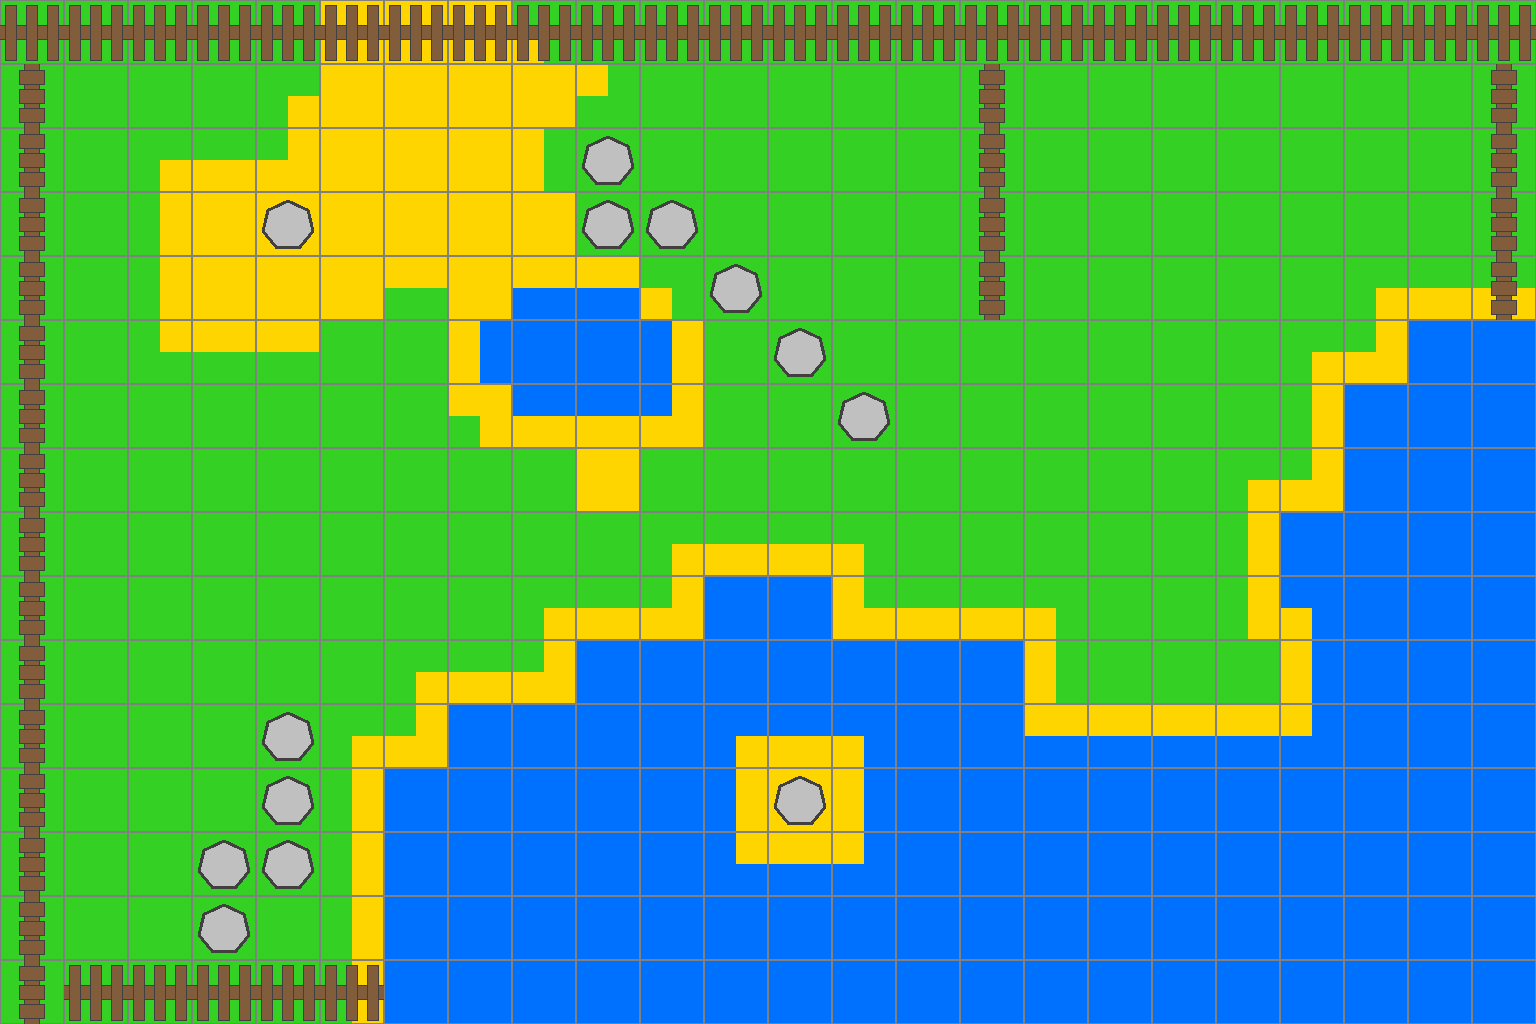

Rendered tile map (Tiled .tmx) drawn with the repository's tilesets; below, a short description and the full map source, tile grids included:
An orthogonal 24x16 tile map with 64x64 px tiles, 2 tile layers (background, objects).

<map version="1.2" tiledversion="1.2.2" orientation="orthogonal" renderorder="right-down" width="24" height="16" tilewidth="64" tileheight="64" infinite="0" nextlayerid="3" nextobjectid="1">
 <tileset firstgid="1" source="tilesheet_64x64.tsx" />
 <layer id="1" name="background" width="24" height="16">
  <data encoding="csv">
1,1,1,1,1,2,2,2,1610612741,1,1,1,1,1,1,1,1,1,1,1,1,1,1,1,
1,1,1,1,3221225477,2,2,2,2,5,1,1,1,1,1,1,1,1,1,1,1,1,1,1,
1,1,3221225477,1073741828,6,2,2,2,1610612740,1,1,1,1,1,1,1,1,1,1,1,1,1,1,1,
1,1,2684354564,2,2,2,2,2,2,1,1,1,1,1,1,1,1,1,1,1,1,1,1,1,
1,1,2684354564,2,2,2,1,2,2,2,1610612741,1,1,1,1,1,1,1,1,1,1,3221225477,1073741828,1073741828,
1,1,2684354565,4,4,1,1,2,2,2,2,1,1,1,1,1,1,1,1,1,3221225477,6,3,3,
1,1,1,1,1,1,1,4,2,2,2,1,1,1,1,1,1,1,1,1,3758096388,3,3,3,
1,1,1,1,1,1,1,1,1,2,1,1,1,1,1,1,1,1,1,3221225477,6,3,3,3,
1,1,1,1,1,1,1,1,1,1,3221225477,1073741828,1073741828,1610612741,1,1,1,1,1,2684354564,3,3,3,3,
1,1,1,1,1,1,1,1,3221225477,1073741828,6,3,3,2684354566,1073741828,1073741828,1610612741,1,1,2684354564,1610612745,3,3,3,
1,1,1,1,1,1,3221225477,1073741828,6,3,3,3,3,3,3,3,1610612740,1,1,1,1610612743,3,3,3,
1,1,1,1,1,3221225477,6,3,3,3,3,3221225481,1073741831,1610612745,3,3,7,7,7,7,9,3,3,3,
1,1,1,1,1,3758096388,3,3,3,3,3,3758096391,2,536870919,3,3,3,3,3,3,3,3,3,3,
1,1,1,1,1,3758096388,3,3,3,3,3,2684354569,7,9,3,3,3,3,3,3,3,3,3,3,
1,1,1,1,1,3758096388,3,3,3,3,3,3,3,3,3,3,3,3,3,3,3,3,3,3,
1,1,1,1,1,3758096388,3,3,3,3,3,3,3,3,3,3,3,3,3,3,3,3,3,3
</data>
 </layer>
 <layer id="2" name="objects" width="24" height="16">
  <data encoding="csv">
14,14,14,14,14,14,14,14,14,14,14,14,14,14,14,14,14,14,14,14,14,14,14,14,
15,0,0,0,0,0,0,0,0,0,0,0,0,0,0,15,0,0,0,0,0,0,0,15,
15,0,0,0,0,0,0,0,0,13,0,0,0,0,0,15,0,0,0,0,0,0,0,15,
15,0,0,0,13,0,0,0,0,13,13,0,0,0,0,15,0,0,0,0,0,0,0,15,
15,0,0,0,0,0,4,0,7,7,0,13,0,0,0,15,0,0,0,0,0,0,0,15,
15,0,0,0,0,0,0,536870919,3,3,2684354567,0,13,0,0,0,0,0,0,0,0,0,0,0,
15,0,0,0,0,0,0,1610612742,1073741831,1073741831,8,0,0,13,0,0,0,0,0,0,0,0,0,0,
15,0,0,0,0,0,0,0,0,0,0,0,0,0,0,0,0,0,0,0,0,0,0,0,
15,0,0,0,0,0,0,0,0,0,0,0,0,0,0,0,0,0,0,0,0,0,0,0,
15,0,0,0,0,0,0,0,0,0,0,0,0,0,0,0,0,0,0,0,0,0,0,0,
15,0,0,0,0,0,0,0,0,0,0,0,0,0,0,0,0,0,0,0,0,0,0,0,
15,0,0,0,13,0,0,0,0,0,0,0,0,0,0,0,0,0,0,0,0,0,0,0,
15,0,0,0,13,0,0,0,0,0,0,0,13,0,0,0,0,0,0,0,0,0,0,0,
15,0,0,13,13,0,0,0,0,0,0,0,0,0,0,0,0,0,0,0,0,0,0,0,
15,0,0,13,0,0,0,0,0,0,0,0,0,0,0,0,0,0,0,0,0,0,0,0,
15,14,14,14,14,14,0,0,0,0,0,0,0,0,0,0,0,0,0,0,0,0,0,0
</data>
 </layer>
</map>